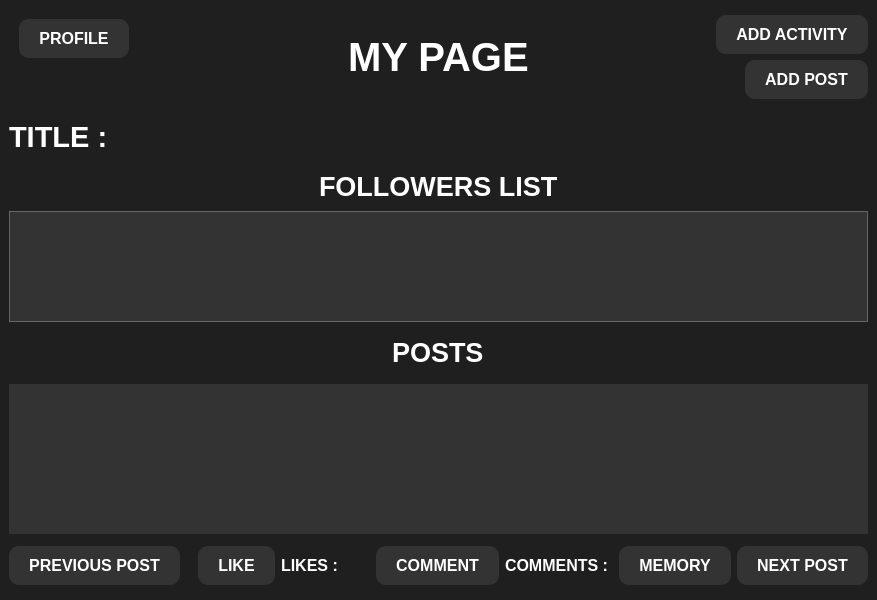
<?xml version="1.0" encoding="UTF-8"?>
<ui version="4.0">
 <class>MyPage</class>
 <widget class="QMainWindow" name="MyPage">
  <property name="geometry">
   <rect>
    <x>0</x>
    <y>0</y>
    <width>877</width>
    <height>600</height>
   </rect>
  </property>
  <property name="windowTitle">
   <string>MainWindow</string>
  </property>
  <property name="styleSheet">
   <string notr="true">background-color: rgb(31, 31, 31);</string>
  </property>
  <widget class="QWidget" name="centralwidget">
   <layout class="QVBoxLayout" name="verticalLayout" stretch="2,10">
    <item>
     <layout class="QVBoxLayout" name="verticalLayout_3">
      <item>
       <layout class="QHBoxLayout" name="horizontalLayout" stretch="2,5,2">
        <item>
         <layout class="QHBoxLayout" name="horizontalLayout_3">
          <item alignment="Qt::AlignLeft|Qt::AlignTop">
           <widget class="QPushButton" name="pushButton_Profile">
            <property name="styleSheet">
             <string notr="true">QPushButton {
    border: none;
    border-radius: 10px;
    background-color: #333333;
    color: white;
    padding: 10px 20px;
	margin-top:10px;
	margin-left:10px;
    font-size: 16px;
    font-weight: bold;
    text-transform: uppercase;
    outline: none;
}

QPushButton:hover {
    background-color: #555555;
}</string>
            </property>
            <property name="text">
             <string>PROFILE</string>
            </property>
           </widget>
          </item>
         </layout>
        </item>
        <item>
         <layout class="QHBoxLayout" name="horizontalLayout_4">
          <item alignment="Qt::AlignHCenter|Qt::AlignVCenter">
           <widget class="QLabel" name="label">
            <property name="font">
             <font>
              <pointsize>30</pointsize>
              <bold>true</bold>
             </font>
            </property>
            <property name="styleSheet">
             <string notr="true">color: rgb(255, 255, 255);</string>
            </property>
            <property name="text">
             <string>MY PAGE</string>
            </property>
           </widget>
          </item>
         </layout>
        </item>
        <item>
         <layout class="QHBoxLayout" name="horizontalLayout_2">
          <item>
           <layout class="QVBoxLayout" name="verticalLayout_14">
            <item>
             <layout class="QVBoxLayout" name="verticalLayout_18">
              <item alignment="Qt::AlignRight|Qt::AlignBottom">
               <widget class="QPushButton" name="pushButton_addActivity">
                <property name="styleSheet">
                 <string notr="true">QPushButton {
    border: none;
    border-radius: 10px;
    background-color: #333333;
    color: white;
    padding: 10px 20px;
    font-size: 16px;
    font-weight: bold;
    text-transform: uppercase;
    outline: none;
}

QPushButton:hover {
    background-color: #555555;
}</string>
                </property>
                <property name="text">
                 <string>ADD ACTIVITY</string>
                </property>
               </widget>
              </item>
             </layout>
            </item>
            <item>
             <layout class="QVBoxLayout" name="verticalLayout_15">
              <item alignment="Qt::AlignRight|Qt::AlignTop">
               <widget class="QPushButton" name="pushButton_addPost">
                <property name="styleSheet">
                 <string notr="true">QPushButton {
    border: none;
    border-radius: 10px;
    background-color: #333333;
    color: white;
    padding: 10px 20px;
    font-size: 16px;
    font-weight: bold;
    text-transform: uppercase;
    outline: none;
}

QPushButton:hover {
    background-color: #555555;
}</string>
                </property>
                <property name="text">
                 <string>ADD POST</string>
                </property>
               </widget>
              </item>
             </layout>
            </item>
           </layout>
          </item>
         </layout>
        </item>
       </layout>
      </item>
     </layout>
    </item>
    <item>
     <layout class="QVBoxLayout" name="verticalLayout_2" stretch="1,3,4,1">
      <item>
       <layout class="QVBoxLayout" name="verticalLayout_5">
        <item>
         <layout class="QHBoxLayout" name="horizontalLayout_5" stretch="2,2">
          <item>
           <layout class="QHBoxLayout" name="horizontalLayout_7">
            <item>
             <widget class="QLabel" name="label_title">
              <property name="font">
               <font>
                <pointsize>22</pointsize>
                <bold>true</bold>
               </font>
              </property>
              <property name="styleSheet">
               <string notr="true">color: rgb(255, 255, 255);</string>
              </property>
              <property name="text">
               <string>TITLE : </string>
              </property>
             </widget>
            </item>
           </layout>
          </item>
          <item>
           <layout class="QHBoxLayout" name="horizontalLayout_6">
            <item>
             <spacer name="horizontalSpacer_2">
              <property name="orientation">
               <enum>Qt::Horizontal</enum>
              </property>
              <property name="sizeHint" stdset="0">
               <size>
                <width>40</width>
                <height>20</height>
               </size>
              </property>
             </spacer>
            </item>
           </layout>
          </item>
         </layout>
        </item>
       </layout>
      </item>
      <item>
       <layout class="QVBoxLayout" name="verticalLayout_7" stretch="1,3">
        <item>
         <layout class="QVBoxLayout" name="verticalLayout_11">
          <item>
           <layout class="QHBoxLayout" name="horizontalLayout_16" stretch="1,3,1">
            <item>
             <layout class="QHBoxLayout" name="horizontalLayout_18">
              <item>
               <spacer name="horizontalSpacer_4">
                <property name="orientation">
                 <enum>Qt::Horizontal</enum>
                </property>
                <property name="sizeHint" stdset="0">
                 <size>
                  <width>40</width>
                  <height>20</height>
                 </size>
                </property>
               </spacer>
              </item>
             </layout>
            </item>
            <item>
             <layout class="QHBoxLayout" name="horizontalLayout_19">
              <item alignment="Qt::AlignHCenter|Qt::AlignVCenter">
               <widget class="QLabel" name="label_3">
                <property name="font">
                 <font>
                  <pointsize>20</pointsize>
                  <bold>true</bold>
                 </font>
                </property>
                <property name="styleSheet">
                 <string notr="true">color: rgb(255, 255, 255);</string>
                </property>
                <property name="text">
                 <string>FOLLOWERS LIST</string>
                </property>
               </widget>
              </item>
             </layout>
            </item>
            <item>
             <layout class="QHBoxLayout" name="horizontalLayout_17">
              <item>
               <spacer name="horizontalSpacer_3">
                <property name="orientation">
                 <enum>Qt::Horizontal</enum>
                </property>
                <property name="sizeHint" stdset="0">
                 <size>
                  <width>40</width>
                  <height>20</height>
                 </size>
                </property>
               </spacer>
              </item>
             </layout>
            </item>
           </layout>
          </item>
         </layout>
        </item>
        <item>
         <layout class="QVBoxLayout" name="verticalLayout_10">
          <item>
           <widget class="QListWidget" name="listWidget">
            <property name="styleSheet">
             <string notr="true">QListWidget {
    background-color: #333333;
    border: 1px solid #666666;
    color: #CCCCCC;
    font-family: Arial;
    font-size: 12px;
}

QListWidget::item {
    background-color: #444444;
    padding: 8px;
}

QListWidget::item:hover {
    background-color: #555555;
}

QListWidget::item:selected {
    background-color: #007ACC;
    color: #FFFFFF;
}

QListWidget::item:selected:!active {
    background-color: #007ACC;
    color: #FFFFFF;
}

QListWidget::item:selected:active {
    background-color: #005C99;
}
</string>
            </property>
            <property name="itemAlignment">
             <set>Qt::AlignCenter</set>
            </property>
           </widget>
          </item>
         </layout>
        </item>
       </layout>
      </item>
      <item>
       <layout class="QVBoxLayout" name="verticalLayout_6" stretch="1,3">
        <item>
         <layout class="QVBoxLayout" name="verticalLayout_13">
          <item>
           <layout class="QHBoxLayout" name="horizontalLayout_20" stretch="1,3,1">
            <item>
             <layout class="QHBoxLayout" name="horizontalLayout_21">
              <item>
               <spacer name="horizontalSpacer_6">
                <property name="orientation">
                 <enum>Qt::Horizontal</enum>
                </property>
                <property name="sizeHint" stdset="0">
                 <size>
                  <width>40</width>
                  <height>20</height>
                 </size>
                </property>
               </spacer>
              </item>
             </layout>
            </item>
            <item>
             <layout class="QHBoxLayout" name="horizontalLayout_23">
              <item alignment="Qt::AlignHCenter|Qt::AlignVCenter">
               <widget class="QLabel" name="label_6">
                <property name="font">
                 <font>
                  <pointsize>20</pointsize>
                  <bold>true</bold>
                 </font>
                </property>
                <property name="styleSheet">
                 <string notr="true">color: rgb(255, 255, 255);</string>
                </property>
                <property name="text">
                 <string>POSTS</string>
                </property>
               </widget>
              </item>
             </layout>
            </item>
            <item>
             <layout class="QHBoxLayout" name="horizontalLayout_22">
              <item>
               <spacer name="horizontalSpacer_5">
                <property name="orientation">
                 <enum>Qt::Horizontal</enum>
                </property>
                <property name="sizeHint" stdset="0">
                 <size>
                  <width>40</width>
                  <height>20</height>
                 </size>
                </property>
               </spacer>
              </item>
             </layout>
            </item>
           </layout>
          </item>
         </layout>
        </item>
        <item>
         <layout class="QVBoxLayout" name="verticalLayout_12">
          <item>
           <widget class="QLabel" name="label_Post">
            <property name="font">
             <font>
              <pointsize>20</pointsize>
              <bold>true</bold>
             </font>
            </property>
            <property name="styleSheet">
             <string notr="true">background-color:#333333;
color: rgb(255, 255, 255);</string>
            </property>
            <property name="text">
             <string/>
            </property>
            <property name="alignment">
             <set>Qt::AlignCenter</set>
            </property>
           </widget>
          </item>
         </layout>
        </item>
       </layout>
      </item>
      <item>
       <layout class="QVBoxLayout" name="verticalLayout_4">
        <item>
         <layout class="QHBoxLayout" name="horizontalLayout_8" stretch="1,1,1,1,1,1,1">
          <item>
           <layout class="QHBoxLayout" name="horizontalLayout_10">
            <item alignment="Qt::AlignLeft|Qt::AlignVCenter">
             <widget class="QPushButton" name="pushButton_previousPost">
              <property name="styleSheet">
               <string notr="true">QPushButton {
    border: none;
    border-radius: 10px;
    background-color: #333333;
    color: white;
    padding: 10px 20px;
    font-size: 16px;
    font-weight: bold;
    text-transform: uppercase;
    outline: none;
}

QPushButton:hover {
    background-color: #555555;
}</string>
              </property>
              <property name="text">
               <string>PREVIOUS POST</string>
              </property>
             </widget>
            </item>
           </layout>
          </item>
          <item>
           <layout class="QHBoxLayout" name="horizontalLayout_13">
            <item alignment="Qt::AlignRight|Qt::AlignVCenter">
             <widget class="QPushButton" name="pushButton_like">
              <property name="styleSheet">
               <string notr="true">QPushButton {
    border: none;
    border-radius: 10px;
    background-color: #333333;
    color: white;
    padding: 10px 20px;
    font-size: 16px;
    font-weight: bold;
    text-transform: uppercase;
    outline: none;
}

QPushButton:hover {
    background-color: #555555;
}</string>
              </property>
              <property name="text">
               <string>LIKE</string>
              </property>
             </widget>
            </item>
           </layout>
          </item>
          <item>
           <layout class="QHBoxLayout" name="horizontalLayout_14">
            <item alignment="Qt::AlignLeft|Qt::AlignVCenter">
             <widget class="QLabel" name="label_likesCount">
              <property name="font">
               <font>
                <pointsize>12</pointsize>
                <bold>true</bold>
               </font>
              </property>
              <property name="styleSheet">
               <string notr="true">color: rgb(255, 255, 255);</string>
              </property>
              <property name="text">
               <string>LIKES : </string>
              </property>
             </widget>
            </item>
           </layout>
          </item>
          <item>
           <layout class="QHBoxLayout" name="horizontalLayout_12">
            <item alignment="Qt::AlignRight|Qt::AlignVCenter">
             <widget class="QPushButton" name="pushButton_addComment">
              <property name="styleSheet">
               <string notr="true">QPushButton {
    border: none;
    border-radius: 10px;
    background-color: #333333;
    color: white;
    padding: 10px 20px;
    font-size: 16px;
    font-weight: bold;
    text-transform: uppercase;
    outline: none;
}

QPushButton:hover {
    background-color: #555555;
}</string>
              </property>
              <property name="text">
               <string>COMMENT</string>
              </property>
             </widget>
            </item>
           </layout>
          </item>
          <item>
           <layout class="QHBoxLayout" name="horizontalLayout_11">
            <item alignment="Qt::AlignLeft|Qt::AlignVCenter">
             <widget class="QLabel" name="label_commentsCount">
              <property name="font">
               <font>
                <pointsize>12</pointsize>
                <bold>true</bold>
               </font>
              </property>
              <property name="styleSheet">
               <string notr="true">color: rgb(255, 255, 255);</string>
              </property>
              <property name="text">
               <string>COMMENTS : </string>
              </property>
             </widget>
            </item>
           </layout>
          </item>
          <item>
           <layout class="QHBoxLayout" name="horizontalLayout_15">
            <item alignment="Qt::AlignHCenter|Qt::AlignVCenter">
             <widget class="QPushButton" name="pushButton_memory">
              <property name="styleSheet">
               <string notr="true">QPushButton {
    border: none;
    border-radius: 10px;
    background-color: #333333;
    color: white;
    padding: 10px 20px;
    font-size: 16px;
    font-weight: bold;
    text-transform: uppercase;
    outline: none;
}

QPushButton:hover {
    background-color: #555555;
}</string>
              </property>
              <property name="text">
               <string>MEMORY</string>
              </property>
             </widget>
            </item>
           </layout>
          </item>
          <item>
           <layout class="QHBoxLayout" name="horizontalLayout_9">
            <item alignment="Qt::AlignRight|Qt::AlignVCenter">
             <widget class="QPushButton" name="pushButton_nextPost">
              <property name="styleSheet">
               <string notr="true">QPushButton {
    border: none;
    border-radius: 10px;
    background-color: #333333;
    color: white;
    padding: 10px 20px;
    font-size: 16px;
    font-weight: bold;
    text-transform: uppercase;
    outline: none;
}

QPushButton:hover {
    background-color: #555555;
}</string>
              </property>
              <property name="text">
               <string>NEXT POST</string>
              </property>
             </widget>
            </item>
           </layout>
          </item>
         </layout>
        </item>
       </layout>
      </item>
     </layout>
    </item>
   </layout>
  </widget>
 </widget>
 <resources/>
 <connections/>
</ui>
